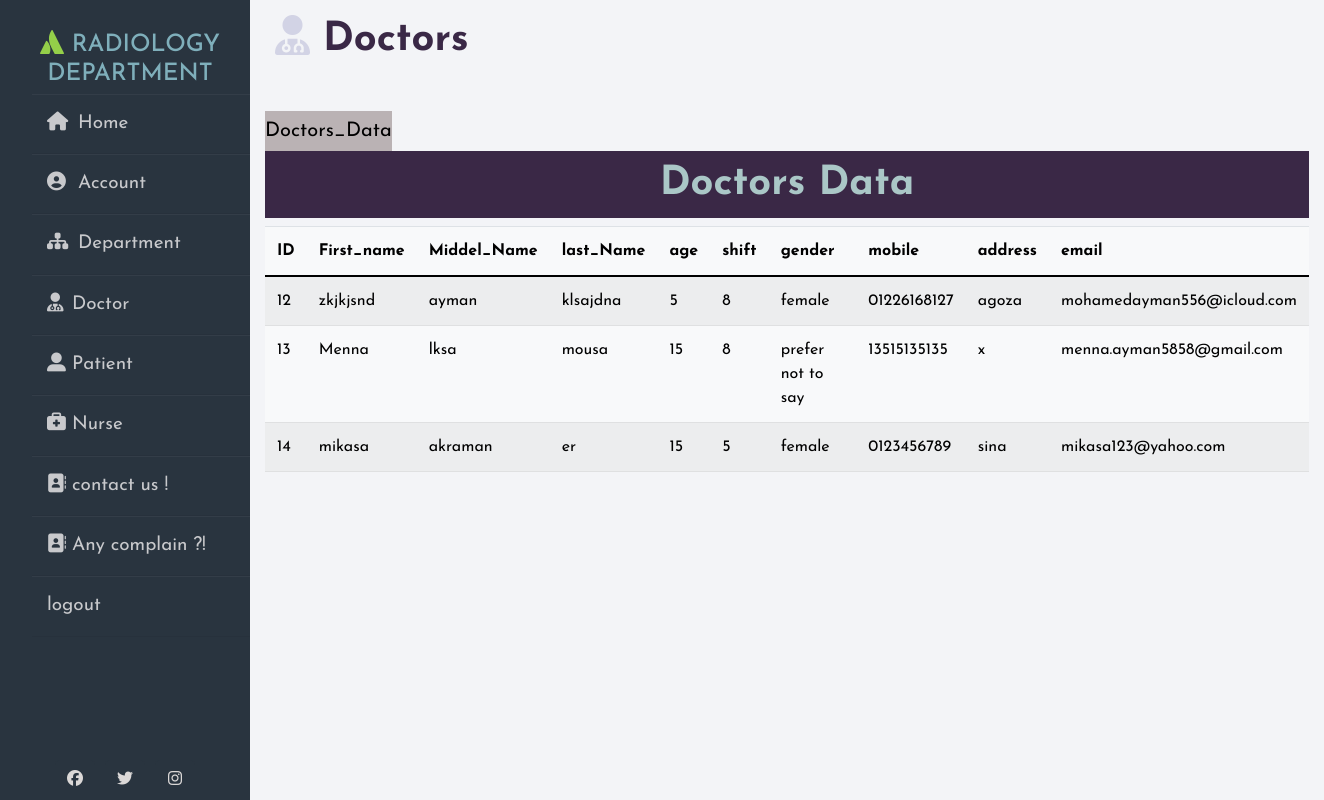
Page /doctors_data/ (signed in) on the committed database.
### myhospital/models.py (models this page shows, shortened)
class Doctor(models.Model):
    user = models.ForeignKey(
        User, on_delete=models.CASCADE, primary_key=True)
    first_name = models.CharField(max_length=50)
    second_name = models.CharField(max_length=50)
    third_name = models.CharField(max_length=50)
    gender = models.CharField(max_length=50)
    age = models.PositiveSmallIntegerField()
    salary = models.PositiveIntegerField()
    email = models.CharField(max_length=255)
    address = models.CharField(max_length=255)
    phone = models.CharField(max_length=20)
    shift = models.IntegerField()
    patients = models.ManyToManyField(patient, blank=True, related_name='treated_patients')

class User(AbstractUser):
    is_patient = models.BooleanField(default=False)
    is_doctor = models.BooleanField(default=False)
    is_nurse = models.BooleanField(default=False)

### myhospital/views.py (the view)
# urls.py: path('doctors_data/', Render_doctors_data, name='doctors_data'),
@login_required
def Render_doctors_data(request):
    doctors_data = Doctor.objects.all()
    template = loader.get_template('doctorsdata.html')
    context = {"doctors_data":doctors_data}
    return HttpResponse(template.render(context, request))

### myhospital/templates/doctorsdata.html (shortened to what this page needs)
{% extends 'base.html' %}
{% load static %}
{% block main %}
      <h1> <i class="fas fa-user-md"></i> Doctors</h1>
      <br>
        <div class="container-fluid" >
          <a class="navbar-brand" href="{% url 'doctors_data' %}" style="color:black; background-color: rgba(55, 25, 25 ,0.3);">Doctors_Data</a>
      <h1
        style="background-color: rgb(58, 40, 70); color: rgb(170, 199, 199); text-align: center; text-decoration: linen; padding-top: 0.25cm; font-variant-east-asian: ruby; padding-bottom: 0.25cm;">
        Doctors Data</h1>
      <table class="table  table-light table-striped table-hover">
        <thead>
          <tr>
            <th scope="col">ID</th>
            <th scope="col">First_name</th>
            <th scope="col">Middel_Name</th>
            <th scope="col">last_Name</th>
            <th scope="col">age</th>
            <th scope="col">shift</th>
            <th scope="col">gender</th>
            <th scope="col">mobile</th>
            <th scope="col">address</th>
            <th scope="col">email</th>
          </tr>
        </thead>
        <tbody>
          {% for data in doctors_data %}
          <tr>
            <td>{{data.user.id}}</td>
            <td>{{data.first_name}}</td>
            <td>{{data.second_name}}</td>
            <td>{{data.third_name}}</td>
            <td>{{data.age}}</td>
            <td>{{data.shift}}</td>
            <td>{{data.gender}}</td>
            <td>{{data.phone}}</td>
            <td>{{data.address}}</td>
            <td>{{data.email}}</td>
          </tr>
          {% endfor %}
        </tbody>
      </table>
{% endblock %}

### myhospital/templates/base.html (shortened to what this page needs)
{% load static %}
<!doctype html>
<html lang="en">
<head>
  <link rel="stylesheet" href="{% static 'css/style.css' %}">
  <link href="https://cdn.jsdelivr.net/npm/bootstrap@5.0.1/dist/css/bootstrap.min.css" rel="stylesheet"
>
  <link rel='stylesheet' href='https://stackpath.bootstrapcdn.com/bootstrap/4.1.3/css/bootstrap.min.css'>
  <link rel='stylesheet' href='https://cdnjs.cloudflare.com/ajax/libs/animate.css/3.7.0/animate.min.css'>
  <link rel='stylesheet' href='https://cdnjs.cloudflare.com/ajax/libs/tether/1.4.4/css/tether.min.css'>
  <link rel="stylesheet" href="css/style.css">
  <link rel="stylesheet" href="https://cdnjs.cloudflare.com/ajax/libs/font-awesome/4.7.0/css/font-awesome.min.css">
</head>
<body>
  <div class="wrapper">
    <div class="sidebar">
      <h4><i class="fab fa-atlassian" style=" margin-bottom: 5px; color: rgba(157, 219, 75, 0.925);"></i> Radiology <br>
        Department</h4>
      <ul>
        <li><a href="{% url 'home' %}"><i class="fas fa-home"></i> Home </a></li>
        <li> <a href="{% url 'login' %}"><i class="fas fa-user-circle"></i> Account</a></li>
        <li><a href="{% url 'medical_devices' %}"><i class="fas fa-sitemap"></i> Department </a></li>
        <li><a href="{% url 'doctors_data' %}"><i class="fas fa-user-md"></i>Doctor</a></li>
        <li><a href="{% url 'patients_data' %}"><i class="fas fa-user-alt"></i>Patient</a></li>
        <li><a href="{% url 'nurses' %}"><i class="fas fa-briefcase-medical"></i></i>Nurse</i></a></li>
        <li><a href="{% url 'contact' %}"><i class="fas fa-address-book"></i></i>contact us !</i></a></li>
        <li><a href="{% url 'complain' %}"><i class="fas fa-address-book"></i></i>Any complain ?!</i></a></li>
        {% if request.user.is_nurse %}
        <li><a href="{% url 'logout' %}"></i>logout</i></a></li>
        {% endif %}
      </ul>
      <div class="social_media">
        <a href="{% url 'contact' %}"><i class="fab fa-facebook-f"></i></a>
        <a href="{% url 'contact' %}"><i class="fab fa-twitter"></i></a>
        <a href="{% url 'contact' %}"><i class="fab fa-instagram"></i></a>
      </div>
    </div>
    <div class="main-content">
       {% block main %}
      {% endblock %}
    </div>
  </div>
</body>
</html>

### hospital/static/css/style.css (style rules this page uses)
* { margin: 0; padding:0; box-sizing: border-box; list-style: none; text-decoration: none; font-family: 'Josefin Sans', sans-serif; }
body { background: #f3f4f7; }
.wrapper { display: flex; position: relative; }
.wrapper .sidebar { position: fixed; width: 250px; height: 100%; background: #29343f; padding: 30px 0; }
.wrapper .sidebar h4 { color: rgb(127, 175, 187); text-transform: uppercase; margin-left: 10px; margin-bottom: 5px; text-align: center; }
.wrapper .sidebar ul li { padding: 15px; border-bottom: 1px solid #bdb8d7; border-bottom: 1px solid rgba(0,0,0,0.05); border-top: 1px solid rgba(225,225,225,0.05); }
.wrapper .sidebar ul li a { color: rgb(200, 201, 204); display:block; font-size: 0.5cm; }
.wrapper .sidebar ul li a .fas { width: 25px; }
.wrapper .sidebar .social_media { padding-bottom: 0; position: absolute; bottom:0; left: 50%; transform: translateX(-50%) ; display: flex; }
.wrapper .sidebar .social_media a { display: block; width: 40px; background: #29343f; height: 40px; line-height: 40px; text-align: center; margin:0 5px; color: #dbd8d7; border-top-right-radius:5px; border-top-left-radius: 5px; }
.wrapper .main-content { width: 100%; margin-left: 250px; }
.wrapper .main-content h1 { color:rgb(58, 40, 70); padding-top: 15px; padding-bottom: 15px; font-weight: bold; }
.wrapper .main-content h1 .fas { color:rgba(146, 147, 192, 0.342); padding-left: 25px; }

### rows in the picture
Doctor: user.id "12", first_name "zkjkjsnd", second_name "ayman", third_name "klsajdna", age "5", shift "8", gender "female", phone "01226168127", address "agoza", email "mohamedayman556@icloud.com"
Doctor: user.id "13", first_name "Menna", second_name "lksa", third_name "mousa", age "15", shift "8", gender "prefer not to say", phone "13515135135", address "x", email "menna.ayman5858@gmail.com"
Doctor: user.id "14", first_name "mikasa", second_name "akraman", third_name "er", age "15", shift "5", gender "female", phone "0123456789", address "sina", email "mikasa123@yahoo.com"
